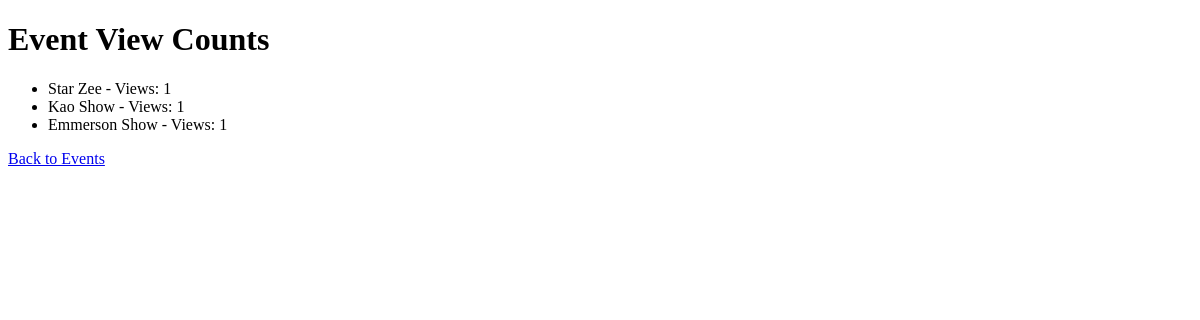
Before: /dashboard/events/view-count/ with the older database file.
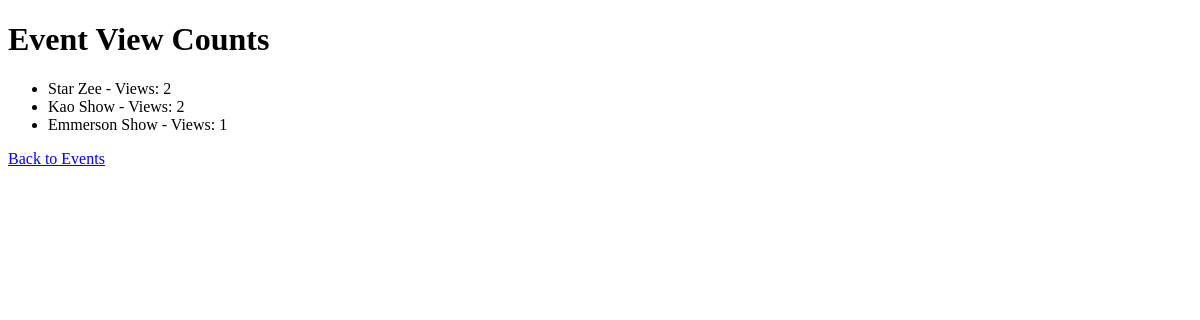
After: the same page with the newer database file.
### events/models.py (models this page shows, shortened)
class Event(models.Model):
    event_name = models.CharField(max_length=200)
    event_description = models.TextField()
    event_type = models.CharField(
        max_length=100,
        choices=[('concert', 'Concert'), ('conference', 'Conference'), ('sports', 'Sports'), ('theatre', 'Theatre')]
    )
    event_date = models.DateTimeField()
    event_location = models.CharField(max_length=255)
    event_status = models.CharField(
        max_length=20,
        choices=[('upcoming', 'Upcoming'), ('sold_out', 'Sold Out'), ('canceled', 'Canceled'), ('normal', 'Normal')],
        default='upcoming'
    )
    event_image = models.ImageField(upload_to='event_images/', null=True, blank=True)
    early_bird_price = models.DecimalField(max_digits=10, decimal_places=2)
    normal_price = models.DecimalField(max_digits=10, decimal_places=2)
    early_bird_end = models.DateTimeField(null=True, blank=True)
    video_url = models.URLField(max_length=500, null=True, blank=True)
    video_file = models.FileField(upload_to='event_videos/', null=True, blank=True)
    event_logo = models.ImageField(upload_to='event_logos/', null=True, blank=True)
    event_created_at = models.DateTimeField(auto_now_add=True)
    event_updated_at = models.DateTimeField(auto_now=True)
    sponsorers = models.ManyToManyField(Sponsorer, related_name="events", blank=True)
    view_count = models.PositiveIntegerField(default=0)  # Corrected
    class Meta:
        verbose_name = 'Event'
        verbose_name_plural = 'Events'

### dashboard/views.py (the view)
# urls.py: path('events/view-count/', event_view_count, name='event-view-count'),
def event_view_count(request):
    event_views = EventView.objects.values('event__event_name').annotate(total_views=Count('event')).order_by('-total_views')
    return render(request, 'dashboard/event_view_count.html', {'event_views': event_views})

### dashboard/templates/dashboard/event_view_count.html (shortened to what this page needs)
<!DOCTYPE html>
<html lang="en">
<head>
</head>
<body>
    <h1>Event View Counts</h1>
    <ul>
        {% for event_view in event_views %}
            <li>{{ event_view.event__event_name }} - Views: {{ event_view.total_views }}</li>
        {% endfor %}
    </ul>
    <a href="{% url 'event_list' %}">Back to Events</a>
</body>
</html>

Changed rows visible on the page:
changed Event "Star Zee": total_views "1" → "2"
changed Event "Kao Show": total_views "1" → "2"
